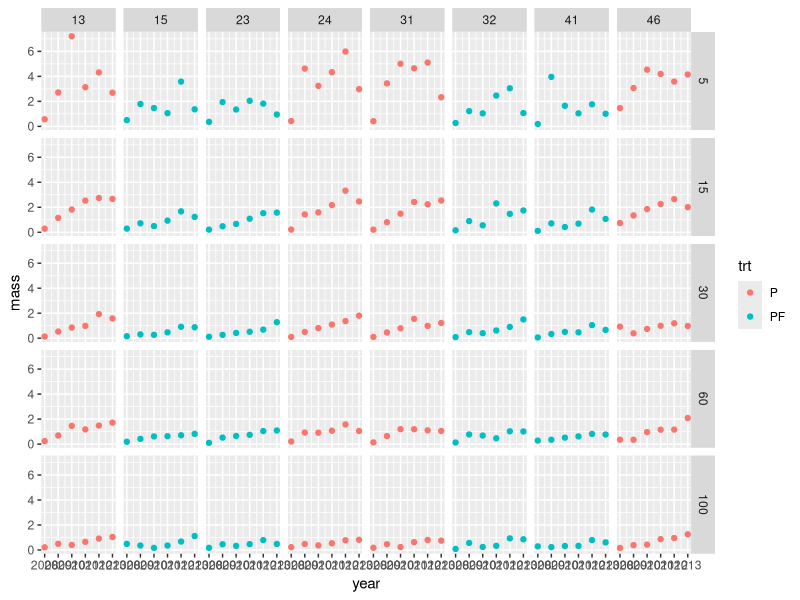

Source code (R):
## ---- chunk 1
library(tidyverse)
library(knitr)

roots<-read.table("Data/rootplotmeans.txt", header = TRUE, stringsAsFactors=FALSE)
#roots$plot<-factor(plot)
roots<-roots[roots$trt %in% c("P", "PF"),]

ggplot(roots, aes(x=year, y=mass, color=trt, group=trt))+
  geom_point()+
  facet_grid(depth ~ plot)

top<-roots%>%
  filter(depth < 60)%>%
  group_by(year, trt, depth, point)%>%
  summarize(mean = mean(mass))%>%
  group_by(year, trt)%>%
  summarize(total = sum(mean))%>%
  filter(year %in% c(2009, 2010, 2011))%>%
  print()

###k=input/pool
#input from 2015 Crop Science publication, pool from 0-30 cm mass calculated above
#assumes steady state, inputs = losses 
#2010P <- 367.0/748.4
#2010PF <- 146.3/230.6
#2011P <- 386.6/757.6
#2011PF <- 168.3/342.1 

###
P10 <- 367.0
PF10 <- 146.3
P11 <- 386.6
PF11 <- 168.3


turn<-c(367.0, 146.3, 386.6, 168.3, 55.8, 47.9)  #Inputs from Crop Science
turn<-as.data.frame(turn)
colnames(turn)<-"input"
turn$trt<-c("P10" ,"PF10", "P11", "PF11", "C10", "C11")
turn$gain<-c(104.04, 62.0, 77.75, 55.12, 17.89, 16.43)  #Gains from where? From curve fits somehow
#turn$gain<-c(237, 9.1, -96, 111, 2, 3) #Measured differences between years
turn$loss<-turn$input-turn$gain
turn$pool<-c(748.4, 230.6, 757.6, 342.1, 44.1, 47.2)
turn$k<-turn$loss/turn$pool
turn$mrt<-1/turn$k

turn2<-turn%>%
  mutate(trt = ifelse((trt == "P10"), "Prairie2010",
                         ifelse((trt == "P11"), "Prairie2011",
                                ifelse((trt == "PF10"), "FertilizedPrairie2010",
                                       ifelse((trt == "PF11"), "FertilizedPrairie2011",
                                              ifelse((trt == "C10"), "Maize2010", "Maize2011"))))))%>%
  select(trt, input, gain, loss, pool, k, mrt)
  

kable(turn2, digits = c(0,0,0,0,0,2,2), caption = "Root pool decomposition, masses in g/m^2")  
